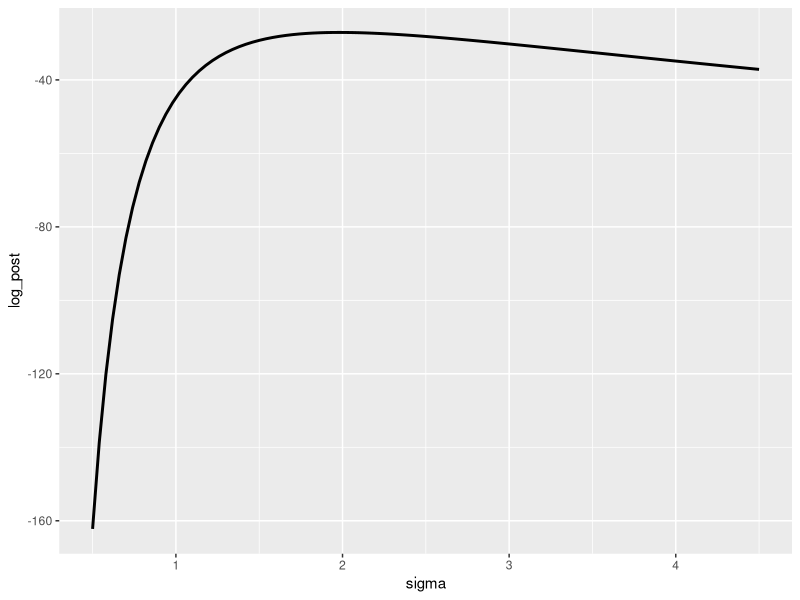
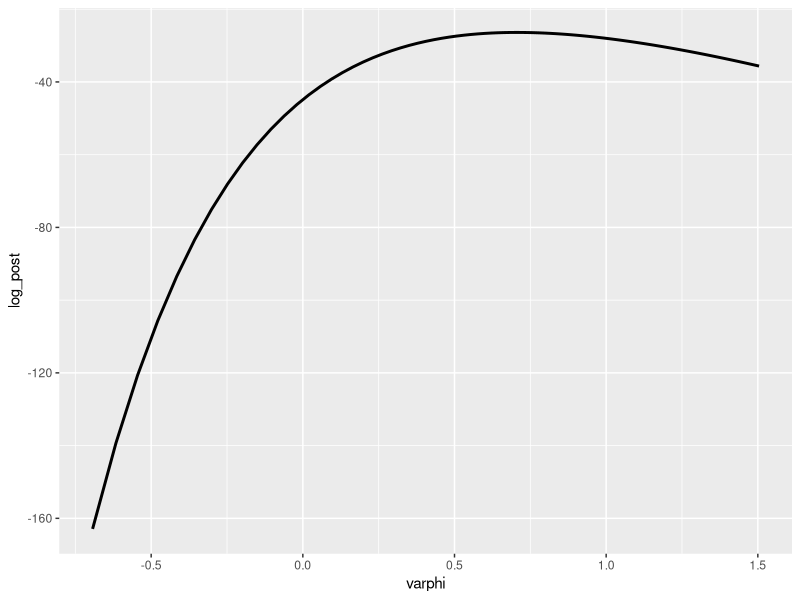
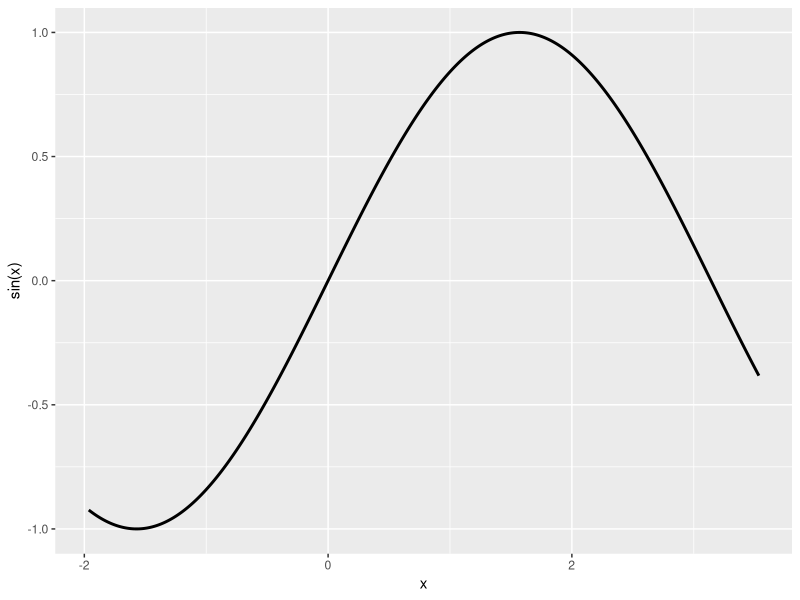
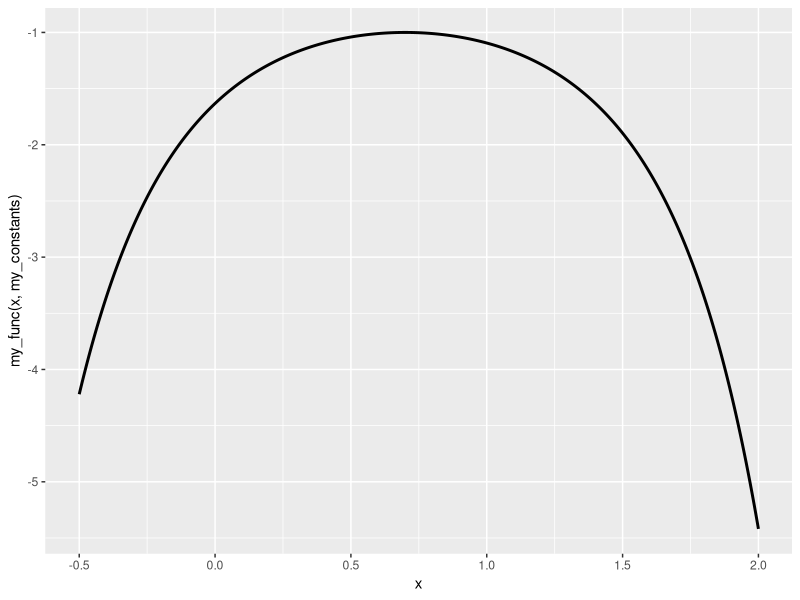
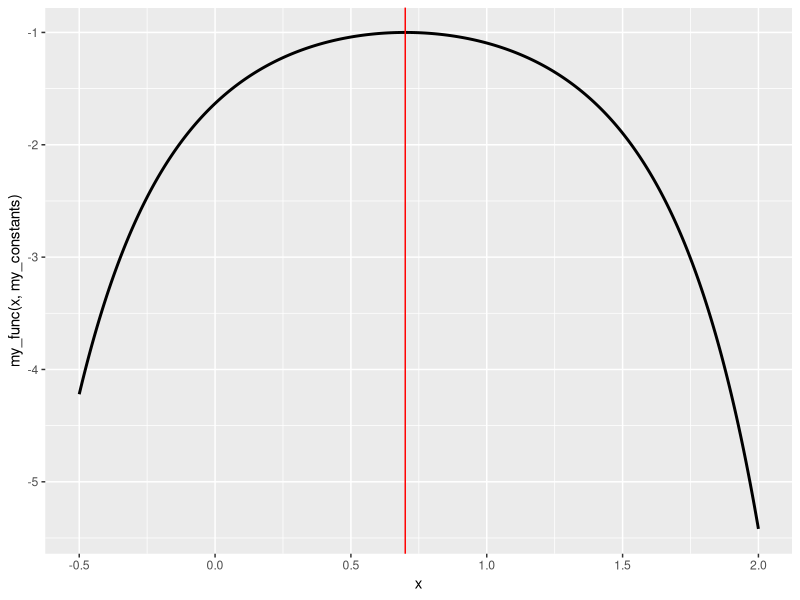
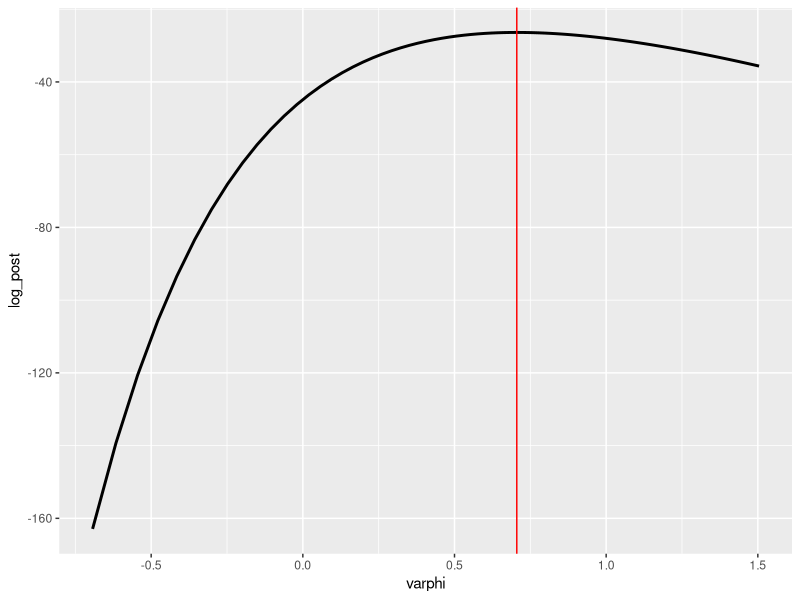

Write R code to recreate these figures, in order.
## ---- chunk 1
knitr::opts_chunk$set(echo = TRUE)
## ---- chunk 2
library(tidyverse)
## ---- chunk 3
print(qnorm(p = 0.25,mean = 125,sd = 5))
print(qnorm(p = 0.75,mean = 125,sd = 5))
## ---- chunk 4
print(pnorm(q = 117,mean = 125,sd = 5))
## ---- chunk 5
N <- 21
v <- 4.2
## ---- chunk 6
### set input arguments !!!
log_post_sigma_unnorm <- function(sigma,N,v,lambda)
{
  # your code here
  logp_unnorm = -N/2*log(sigma^2) - v*N/(2*sigma^2) - lambda*sigma
  
  return (logp_unnorm)
  
}
## ---- chunk 7
tibble::tibble(
  sigma = seq(0.5,4.5,length.out = 101)
) %>% 
  mutate(log_post = log_post_sigma_unnorm(sigma = sigma,N=N,v=v,lambda=0.75)) %>% 
  ggplot(aes(x = sigma)) + 
  geom_line(aes(y = log_post),size=1)
## ---- chunk 8
### set the input arguments !!!
log_post_varphi_unnorm <- function( varphi,N,v,lambda )
{
  # back-calculate sigma given varphi
  sigma <- exp(varphi)
  
  # calculate the unnormalized log-posterior on sigma
  log_post <- log_post_sigma_unnorm(sigma,N,v,lambda)
  
  # account for the derivative adjustment
  log_post <- log_post + varphi
  
  return (log_post)
  
}
## ---- chunk 9
tibble::tibble(
  varphi = log(seq(0.5,4.5,length.out = 101))
) %>% 
  mutate(log_post = log_post_varphi_unnorm(varphi = varphi, N = N, v = v, lambda = 0.75)) %>%
  ggplot(aes(x = varphi)) + 
  geom_line(aes(y = log_post),size=1)
## ---- chunk 10
tibble::tibble(
  x = seq(-5 * pi / 8, 9 * pi / 8, length.out = 1001)
) %>% 
  ggplot(mapping = aes(x = x)) + 
  geom_line(aes(y = sin(x)),size=1)
## ---- chunk 11
opt_sine_01 <- optim( par = 0,
                      fn = sin,
                     gr =NULL ,
                     method = "Brent",
                     lower = -5 * pi /8, upper = 9*pi/8,
                     hessian = TRUE,
                     control = list( fnscale=-1))
opt_sine_01
## ---- chunk 12
opt_sine_02 <- optim( par = 3,
                      fn = sin,
                     gr = NULL,
                     method = "Brent",
                     lower = -5*pi/8, upper = 9 * pi /8,
                     hessian = TRUE,
                     control = list( fnscale = -1 ))
opt_sine_02
## ---- chunk 13
my_func <- function( x, constants )
{
  ### 
  a <- constants[1]
  m <- constants[2]
  
  fx <- -exp((x - a)^m)
  
  return (fx)
}

my_constants <- c(0.7, 2)
## ---- chunk 14
tibble::tibble(
  x = seq(-0.5, 2, length.out = 501)
) %>% 
  ggplot(mapping = aes(x = x, 
                       y = my_func(x,my_constants))) + 
  geom_line(size = 1)
## ---- chunk 15
opt_result <- optim( par = 1.75,
                     fn = my_func,
                    gr = NULL,
                     constants = my_constants,
                    method = "Brent",
                    lower = -0.5, upper = 2,
                    hessian = TRUE,
                    control = list(fnscale = -1 ))

opt_result
## ---- chunk 16
tibble::tibble(
  x = seq(-0.5,2,length.out = 501)
) %>% 
  ggplot(mapping = aes(x = x, 
                       y = my_func(x,my_constants))) +
  geom_line(size=1) + 
  geom_vline(xintercept = opt_result$par,color="red")
## ---- chunk 17
varphi_opt_a <- optim(par = -0.5 ,
                    fn = log_post_varphi_unnorm,
                    gr = NULL,
                    N = N ,
                    v = v, 
                    lambda = 0.75, 
                    method = "BFGS",
                    hessian = TRUE,
                    control = list( fnscale = -1 ))

varphi_opt_a
## ---- chunk 18
varphi_opt_b <- optim(par = 1.35 ,
                    fn = log_post_varphi_unnorm,
                    gr = NULL,
                    N = N ,
                    v = v, 
                    lambda = 0.75, 
                    method = "BFGS",
                    hessian = TRUE,
                    control = list( fnscale = -1 ))

varphi_opt_b
## ---- chunk 19
tibble::tibble(
  varphi = log(seq(0.5, 4.5, length.out = 101))
) %>% 
  mutate(log_post = log_post_varphi_unnorm(varphi = varphi, N = N, v = v, lambda = 0.75)) %>% 
  ggplot(mapping = aes(x = varphi, y = log_post)) + geom_line(size = 1) + 
  geom_vline(xintercept = varphi_opt_a$par, color = 'red')
